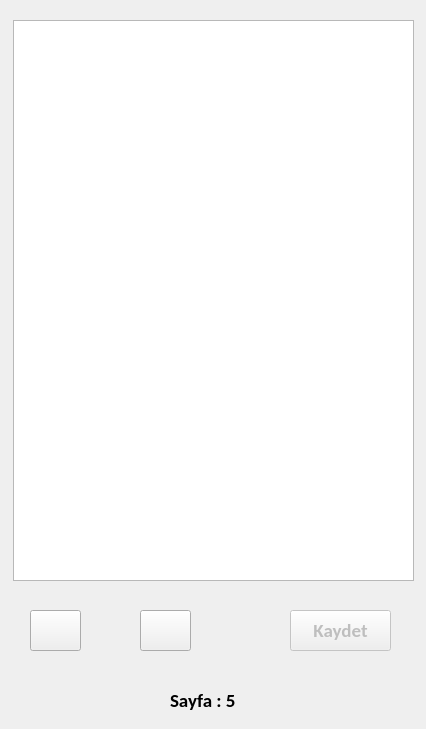
<?xml version="1.0" encoding="UTF-8"?>
<ui version="4.0">
 <class>Form</class>
 <widget class="QWidget" name="Form">
  <property name="geometry">
   <rect>
    <x>0</x>
    <y>0</y>
    <width>426</width>
    <height>729</height>
   </rect>
  </property>
  <property name="windowTitle">
   <string>İçerik Ekle</string>
  </property>
  <widget class="QPlainTextEdit" name="aciklama">
   <property name="geometry">
    <rect>
     <x>13</x>
     <y>20</y>
     <width>401</width>
     <height>561</height>
    </rect>
   </property>
   <property name="font">
    <font>
     <family>Calibri</family>
     <pointsize>12</pointsize>
    </font>
   </property>
  </widget>
  <widget class="QLabel" name="sayfa">
   <property name="geometry">
    <rect>
     <x>170</x>
     <y>680</y>
     <width>81</width>
     <height>41</height>
    </rect>
   </property>
   <property name="font">
    <font>
     <family>Calibri</family>
     <pointsize>14</pointsize>
     <weight>75</weight>
     <bold>true</bold>
    </font>
   </property>
   <property name="text">
    <string>Sayfa : 5</string>
   </property>
  </widget>
  <widget class="QPushButton" name="oncekiButon">
   <property name="geometry">
    <rect>
     <x>30</x>
     <y>610</y>
     <width>51</width>
     <height>41</height>
    </rect>
   </property>
   <property name="text">
    <string/>
   </property>
   <property name="icon">
    <iconset>
     <normaloff>../../../../../ntp-odev-main/kütüphane/ui/sol.png</normaloff>../../../../../ntp-odev-main/kütüphane/ui/sol.png</iconset>
   </property>
   <property name="iconSize">
    <size>
     <width>32</width>
     <height>32</height>
    </size>
   </property>
  </widget>
  <widget class="QPushButton" name="sonrakiButon">
   <property name="geometry">
    <rect>
     <x>140</x>
     <y>610</y>
     <width>51</width>
     <height>41</height>
    </rect>
   </property>
   <property name="font">
    <font>
     <pointsize>8</pointsize>
    </font>
   </property>
   <property name="text">
    <string/>
   </property>
   <property name="icon">
    <iconset>
     <normaloff>../../../../../ntp-odev-main/kütüphane/ui/sağ.png</normaloff>../../../../../ntp-odev-main/kütüphane/ui/sağ.png</iconset>
   </property>
   <property name="iconSize">
    <size>
     <width>32</width>
     <height>32</height>
    </size>
   </property>
  </widget>
  <widget class="QPushButton" name="kaydetButon">
   <property name="enabled">
    <bool>false</bool>
   </property>
   <property name="geometry">
    <rect>
     <x>290</x>
     <y>610</y>
     <width>101</width>
     <height>41</height>
    </rect>
   </property>
   <property name="font">
    <font>
     <family>Calibri</family>
     <pointsize>14</pointsize>
     <weight>75</weight>
     <bold>true</bold>
    </font>
   </property>
   <property name="text">
    <string>Kaydet</string>
   </property>
  </widget>
 </widget>
 <resources/>
 <connections/>
</ui>
